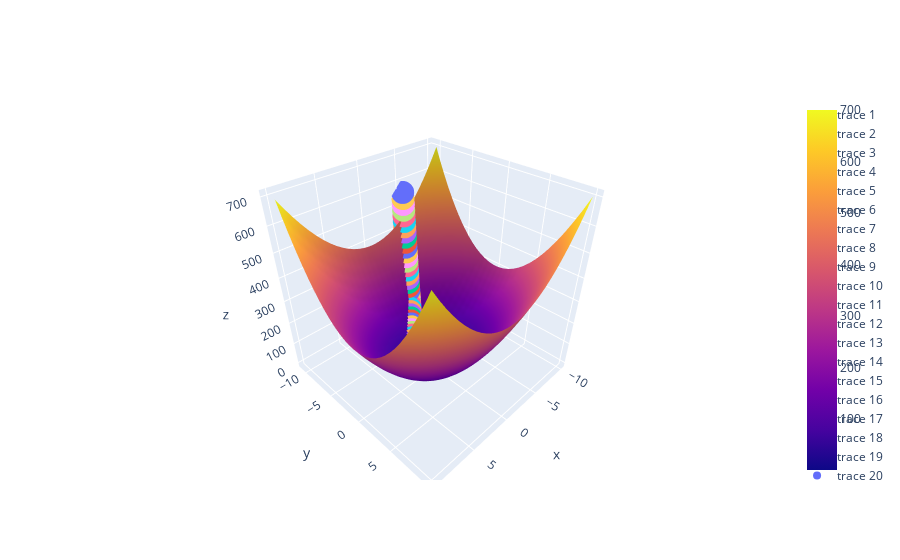

Source (notebook cell):
### Code cell
import plotly.graph_objects as go 
import numpy as np 
  
x = np.outer(np.linspace(-10, 10, 30), np.ones(30)) 
y = x.copy().T 
z = f(x,y)
  
fig = go.Figure(data=[go.Surface(x=x, y=y, z=z)])

x0 = np.random.randint(0,10) - 5
y0 = np.random.randint(0,10) - 5

n = 0.05

for i in range(50):
    
    z = f(x0,y0)

    fig.add_trace(
        go.Scatter3d(x=[x0],
                    y=[y0],
                    z=[z],
                    mode='markers'
                    )
    )
    
    x1 = x0 - n*f_x(x0,y0)
    y1 = y0 - n*f_y(x0,y0)
    x0 = x1
    y0 = y1
  
fig.show()

### Figure 1 — Plotly figure (JSON) as saved in the notebook; plotly's stock layout.template omitted (floating-point values rounded to 4 significant figures; data arrays with more than 128 entries replaced by an {"elided": "..."} marker saying what was removed)
{"data": [{"type": "surface", "x": {"elided": "30x30 float values"}, "y": {"elided": "30x30 float values"}, "z": {"elided": "30x30 float values"}}, {"mode": "markers", "type": "scatter3d", "x": [2], "y": [-1], "z": [16]}, {"mode": "markers", "type": "scatter3d", "x": [1.85], "y": [-1.2], "z": [16.03]}, {"mode": "markers", "type": "scatter3d", "x": [1.7], "y": [-1.4], "z": [16.51]}, {"mode": "markers", "type": "scatter3d", "x": [1.55], "y": [-1.6], "z": [17.45]}, {"mode": "markers", "type": "scatter3d", "x": [1.4], "y": [-1.8], "z": [18.84]}, {"mode": "markers", "type": "scatter3d", "x": [1.25], "y": [-2.0], "z": [20.69]}, {"mode": "markers", "type": "scatter3d", "x": [1.1], "y": [-2.2], "z": [22.99]}, {"mode": "markers", "type": "scatter3d", "x": [0.95], "y": [-2.4], "z": [25.75]}, {"mode": "markers", "type": "scatter3d", "x": [0.8], "y": [-2.6], "z": [28.96]}, {"mode": "markers", "type": "scatter3d", "x": [0.65], "y": [-2.8], "z": [32.63]}, {"mode": "markers", "type": "scatter3d", "x": [0.5], "y": [-3.0], "z": [36.75]}, {"mode": "markers", "type": "scatter3d", "x": [0.35], "y": [-3.2], "z": [41.33]}, {"mode": "markers", "type": "scatter3d", "x": [0.2], "y": [-3.4], "z": [46.36]}, {"mode": "markers", "type": "scatter3d", "x": [0.05], "y": [-3.6], "z": [51.85]}, {"mode": "markers", "type": "scatter3d", "x": [-0.1], "y": [-3.8], "z": [57.79]}, {"mode": "markers", "type": "scatter3d", "x": [-0.25], "y": [-4.0], "z": [64.19]}, {"mode": "markers", "type": "scatter3d", "x": [-0.4], "y": [-4.2], "z": [71.04]}, {"mode": "markers", "type": "scatter3d", "x": [-0.55], "y": [-4.4], "z": [78.35]}, {"mode": "markers", "type": "scatter3d", "x": [-0.7], "y": [-4.6], "z": [86.11]}, {"mode": "markers", "type": "scatter3d", "x": [-0.85], "y": [-4.8], "z": [94.33]}, {"mode": "markers", "type": "scatter3d", "x": [-1.0], "y": [-5.0], "z": [103.0]}, {"mode": "markers", "type": "scatter3d", "x": [-1.15], "y": [-5.2], "z": [112.1]}, {"mode": "markers", "type": "scatter3d", "x": [-1.3], "y": [-5.4], "z": [121.7]}, {"mode": "markers", "type": "scatter3d", "x": [-1.45], "y": [-5.6], "z": [131.7]}, {"mode": "markers", "type": "scatter3d", "x": [-1.6], "y": [-5.8], "z": [142.2]}, {"mode": "markers", "type": "scatter3d", "x": [-1.75], "y": [-6.0], "z": [153.2]}, {"mode": "markers", "type": "scatter3d", "x": [-1.9], "y": [-6.2], "z": [164.6]}, {"mode": "markers", "type": "scatter3d", "x": [-2.05], "y": [-6.4], "z": [176.4]}, {"mode": "markers", "type": "scatter3d", "x": [-2.2], "y": [-6.6], "z": [188.8]}, {"mode": "markers", "type": "scatter3d", "x": [-2.35], "y": [-6.8], "z": [201.5]}, {"mode": "markers", "type": "scatter3d", "x": [-2.5], "y": [-7.0], "z": [214.8]}, {"mode": "markers", "type": "scatter3d", "x": [-2.65], "y": [-7.2], "z": [228.4]}, {"mode": "markers", "type": "scatter3d", "x": [-2.8], "y": [-7.4], "z": [242.6]}, {"mode": "markers", "type": "scatter3d", "x": [-2.95], "y": [-7.6], "z": [257.1]}, {"mode": "markers", "type": "scatter3d", "x": [-3.1], "y": [-7.8], "z": [272.2]}, {"mode": "markers", "type": "scatter3d", "x": [-3.25], "y": [-8.0], "z": [287.7]}, {"mode": "markers", "type": "scatter3d", "x": [-3.4], "y": [-8.2], "z": [303.6]}, {"mode": "markers", "type": "scatter3d", "x": [-3.55], "y": [-8.4], "z": [320.0]}, {"mode": "markers", "type": "scatter3d", "x": [-3.7], "y": [-8.6], "z": [336.9]}, {"mode": "markers", "type": "scatter3d", "x": [-3.85], "y": [-8.8], "z": [354.2]}, {"mode": "markers", "type": "scatter3d", "x": [-4.0], "y": [-9], "z": [372.0]}, {"mode": "markers", "type": "scatter3d", "x": [-4.15], "y": [-9.2], "z": [390.2]}, {"mode": "markers", "type": "scatter3d", "x": [-4.3], "y": [-9.4], "z": [408.9]}, {"mode": "markers", "type": "scatter3d", "x": [-4.45], "y": [-9.6], "z": [428.0]}, {"mode": "markers", "type": "scatter3d", "x": [-4.6], "y": [-9.8], "z": [447.6]}, {"mode": "markers", "type": "scatter3d", "x": [-4.75], "y": [-10.0], "z": [467.7]}, {"mode": "markers", "type": "scatter3d", "x": [-4.9], "y": [-10.2], "z": [488.2]}, {"mode": "markers", "type": "scatter3d", "x": [-5.05], "y": [-10.4], "z": [509.1]}, {"mode": "markers", "type": "scatter3d", "x": [-5.2], "y": [-10.6], "z": [530.6]}, {"mode": "markers", "type": "scatter3d", "x": [-5.35], "y": [-10.8], "z": [552.4]}], "layout": {}}
